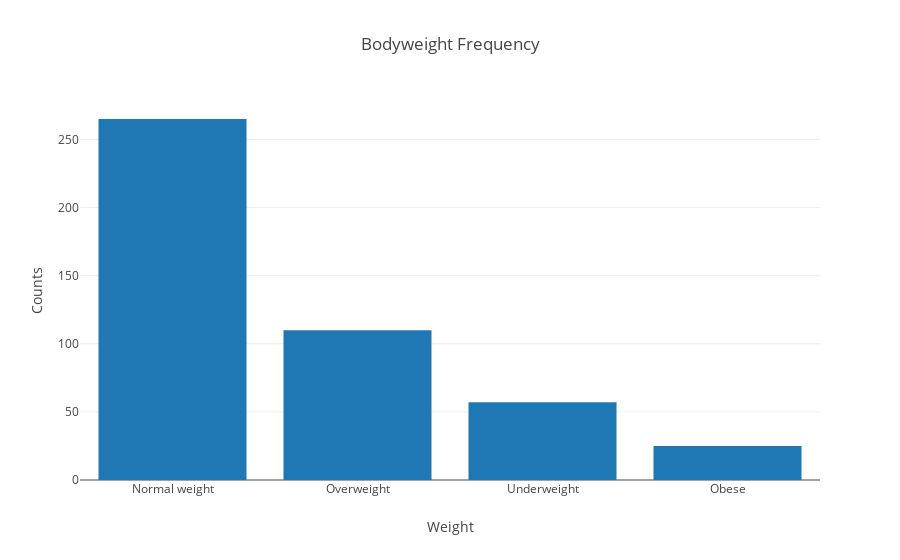

The cell this chart's notebook holds for it:
### Code cell
univariate_bar('bodyweight', 'Bodyweight Frequency', 'Weight', 'Counts')

### Figure 1 — Plotly figure (JSON) as saved in the notebook; plotly's stock layout.template omitted (floating-point values rounded to 4 significant figures)
{"data": [{"type": "bar", "uid": "30b81b60-73f4-4d97-829d-fbd34b8221b9", "x": ["Normal weight", "Overweight", "Underweight", "Obese"], "y": [265, 110, 57, 25]}], "layout": {"title": {"text": "Bodyweight Frequency"}, "xaxis": {"title": {"text": "Weight"}}, "yaxis": {"title": {"text": "Counts"}}}}
